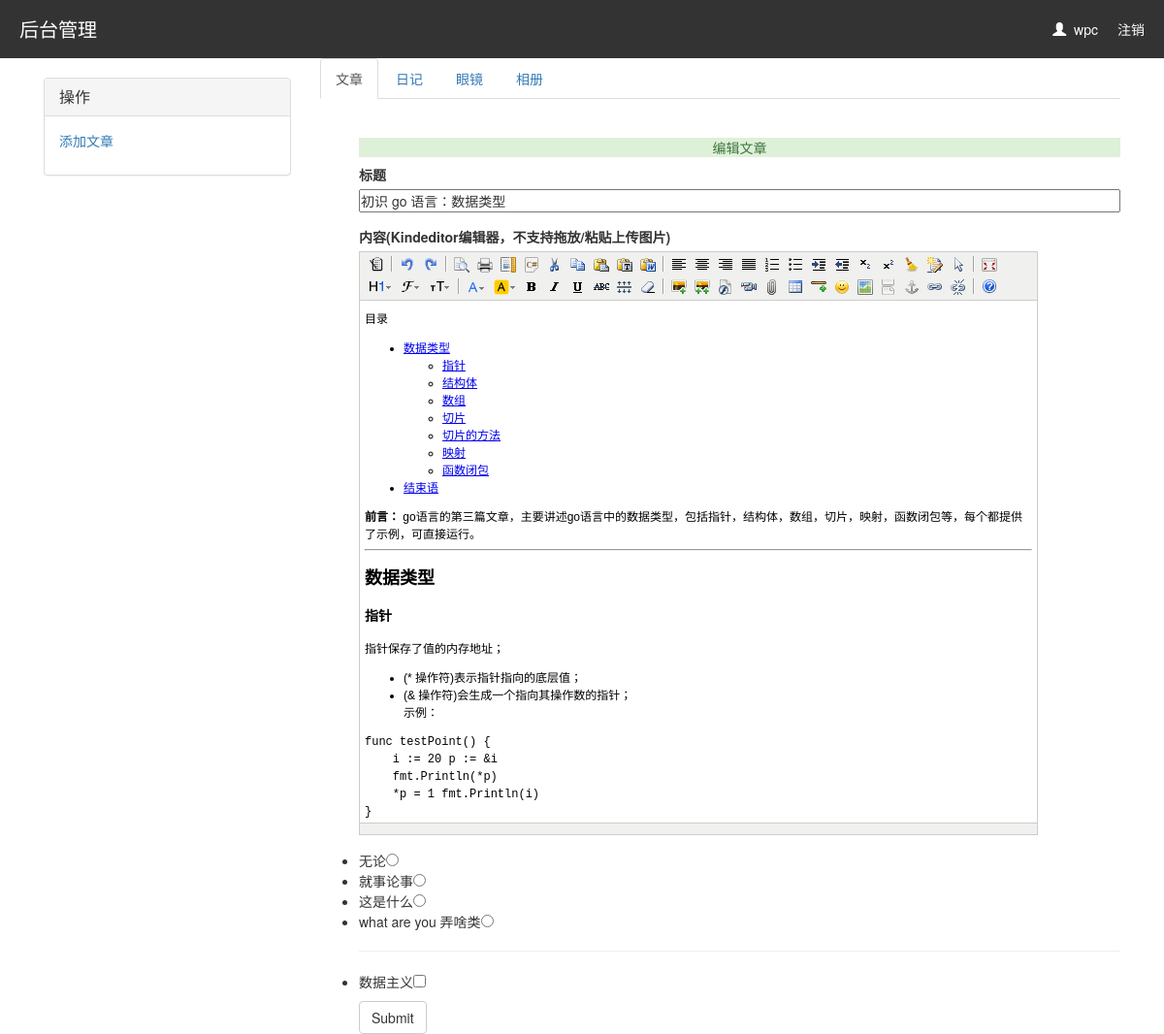
Screenshot of /update/2 (signed in) with the database file from the repository.
### blogapp/models.py (models this page shows, shortened)
class UserInfo(AbstractUser):
    nid = models.AutoField(primary_key=True)
    telephone = models.CharField(max_length=11, null=True, unique=True)
    avatar = models.FileField(upload_to='avatars/', default="avatars/default.png")
    create_time = models.DateTimeField(verbose_name='创建时间', auto_now_add=True)
    blog = models.OneToOneField(to='Blog', to_field='nid', null=True, on_delete=models.CASCADE)

class Article(models.Model):
    nid = models.AutoField(primary_key=True)
    title = models.CharField(max_length=50, verbose_name='文章标题')
    desc = models.CharField(max_length=255, verbose_name='文章描述')
    create_time = models.DateTimeField(verbose_name='创建时间', auto_now_add=True)
    content = models.TextField()
    comment_count = models.IntegerField(default=0)
    up_count = models.IntegerField(default=0)
    down_count = models.IntegerField(default=0)
    user = models.ForeignKey(verbose_name='作者', to='UserInfo', to_field='nid', on_delete=models.CASCADE)
    category = models.ForeignKey(to='Category', to_field='nid', null=True, on_delete=models.CASCADE)
    tags = models.ManyToManyField(
        to="Tag",
        through='Article2Tag',
    )

class Category(models.Model):
    nid = models.AutoField(primary_key=True)
    title = models.CharField(verbose_name='分类标题', max_length=32)
    blog = models.ForeignKey(verbose_name='所属博客', to='Blog', to_field='nid', on_delete=models.CASCADE)

class Tag(models.Model):
    nid = models.AutoField(primary_key=True)
    title = models.CharField(verbose_name='标签名称', max_length=32)
    blog = models.ForeignKey(verbose_name='所属博客', to='Blog', to_field='nid', on_delete=models.CASCADE)

### blogapp/views.py (the view, shortened to what this page needs)
# urls.py: re_path('update/(?P<article_id>\d+)', views.update,),
def update(request,article_id):
    blog = request.user.blog
    cate_list = Category.objects.filter(blog=blog)
    tags = Tag.objects.filter(blog=blog)
    article = Article.objects.filter(pk=article_id).first()
    article_cate_id = Article.objects.filter(pk=article_id).values('tags__title')
    article_cate_id = [i.get('tags__title') for i in article_cate_id]
    return render(request,'backend/update_article.html',locals())

### templates/backend/update_article.html (shortened to what this page needs)
{% extends 'backend/base.html' %}
{% block content %}
    <form action='' method="post">
       <div class="add_article">
         <div class="alert-success text-center">编辑文章</div>
         <div class="add_article_region">
              <div class="title form-group">
                 <label for="">标题</label>
                 <div>
                     <input type="text" name="title" value="{{ article.title }}">
                 </div>
             </div>
             <div class="content form-group">
                 <label for="">内容(Kindeditor编辑器，不支持拖放/粘贴上传图片) </label>
                 <div>
                 </div>
             </div>
             <div>
                <ul>
                    {% for cate in cate_list %}
                        {% if article.category.title == cate.title %}
                         <li>{{ cate.title }}<input type="radio" name="cate" value="{{ cate.pk }}" checked></li>
                            {% else %}
                            <li>{{ cate.title }}<input type="radio" name="cate" value="{{ cate.pk }}" ></li>
                        {% endif %}
                    {% endfor %}
                </ul>
                 <hr>
                <ul>
                    {% for tag in tags %}
                        {% if tag.title in article_cate_id %}
                        <li>{{ tag.title }}<input type="checkbox" name="tag" value="{{ tag.pk }}" checked ></li>
                        {% else %}
                            <li>{{ tag.title }}<input type="checkbox" name="tag" value="{{ tag.pk }}"></li>
                        {% endif %}
                    {% endfor %}
                </ul>
             </div>
             <input type="submit" class="btn btn-default">
         </div>
    </div>
    </form>
{% endblock %}

### templates/backend/base.html (shortened to what this page needs)
<!DOCTYPE html>
<html lang="en">
<head>
    <link rel="stylesheet" href="/static/bootstrap/css/bootstrap.css">
    <link rel="stylesheet" href="/static/css/backend.css">
</head>
<body>
<div class="header">
    <p class="title">
        后台管理
        <a class="info" href="/logout/">注销</a>
        <span class="info"><span class="glyphicon glyphicon-user"></span>&nbsp;&nbsp;{{ request.user.username }}</span>
    </p>
</div>
<div class="container">
    <div class="col-md-3">
        <div class="panel-group" id="accordion" role="tablist" aria-multiselectable="true">
            <div class="panel panel-default">
                <div class="panel-heading" role="tab" id="headingOne">
                    <h4 class="panel-title">
                        <a role="button" data-toggle="collapse" data-parent="#accordion" href="#collapseOne"
                           aria-expanded="true" aria-controls="collapseOne">
                            操作
                        </a>
                    </h4>
                </div>
                <div id="collapseOne" class="panel-collapse collapse in" role="tabpanel" aria-labelledby="headingOne">
                    <div class="panel-body">
                        <p><a href="/backend/add_article/">添加文章</a></p>
                    </div>
                </div>
            </div>
        </div>
    </div>
    <div class="col-md-9">
        <div>
            <ul class="nav nav-tabs" role="tablist">
                <li role="presentation" class="active"><a href="#home" aria-controls="home" role="tab"
                                                          data-toggle="tab">文章</a></li>
                <li role="presentation"><a href="#profile" aria-controls="profile" role="tab"
                                           data-toggle="tab">日记</a></li>
                <li role="presentation"><a href="#messages" aria-controls="messages" role="tab" data-toggle="tab">眼镜</a>
                </li>
                <li role="presentation"><a href="#settings" aria-controls="settings" role="tab" data-toggle="tab">相册</a>
                </li>
            </ul>
            <div class="tab-content">
                <div role="tabpanel" class="tab-pane active" id="home">
                    {% block content %}
                    {% endblock %}
                </div>
            </div>
        </div>
    </div>
</div>
</body>
</html>

### static/css/backend.css (style rules this page uses)
* { margin: 0; padding: 0; }
.header { width: 100%; height: 60px; background-color: #333333; line-height: 60px; }
.header .title { color: white; font-size: 20px; margin-left: 20px; font-weight: 100; }
.header .title .info { float: right; margin-right: 20px; font-size: 14px; text-decoration: none; color: white; }
#accordion { margin-top: 20px; }
.alert-success { margin: 8px 0; }
[name='title'] { width: 100%; }
.tab-pane { margin-top: 40px; margin-left: 40px; }

### rows the page displays
UserInfo: user.username "wpc"
Article: title "初识 go 语言：数据类型"
Category: title "无论"
Category: title "就事论事"
Category: title "这是什么"
Category: title "what are you 弄啥类"
Tag: title "数据主义"
